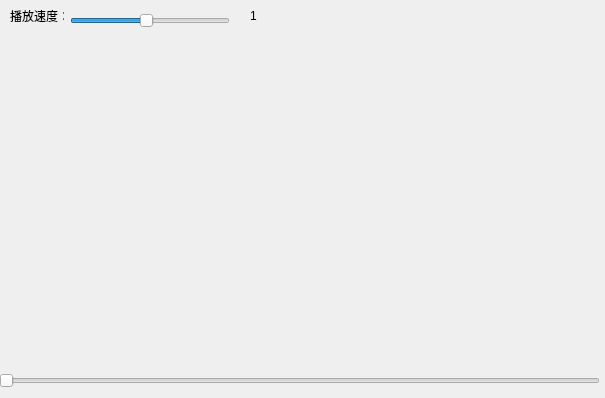
<?xml version="1.0" encoding="UTF-8"?>
<ui version="4.0">
 <class>XPlayVideoClass</class>
 <widget class="QWidget" name="XPlayVideoClass">
  <property name="geometry">
   <rect>
    <x>0</x>
    <y>0</y>
    <width>605</width>
    <height>398</height>
   </rect>
  </property>
  <property name="windowTitle">
   <string>XPlayVideo</string>
  </property>
  <widget class="QWidget" name="video" native="true">
   <property name="geometry">
    <rect>
     <x>0</x>
     <y>0</y>
     <width>600</width>
     <height>400</height>
    </rect>
   </property>
  </widget>
  <widget class="QSlider" name="speed">
   <property name="geometry">
    <rect>
     <x>70</x>
     <y>10</y>
     <width>160</width>
     <height>22</height>
    </rect>
   </property>
   <property name="minimum">
    <number>1</number>
   </property>
   <property name="maximum">
    <number>20</number>
   </property>
   <property name="singleStep">
    <number>1</number>
   </property>
   <property name="pageStep">
    <number>2</number>
   </property>
   <property name="sliderPosition">
    <number>10</number>
   </property>
   <property name="orientation">
    <enum>Qt::Horizontal</enum>
   </property>
  </widget>
  <widget class="QLabel" name="label">
   <property name="geometry">
    <rect>
     <x>10</x>
     <y>10</y>
     <width>54</width>
     <height>12</height>
    </rect>
   </property>
   <property name="text">
    <string>播放速度：</string>
   </property>
  </widget>
  <widget class="QLabel" name="speedtxt">
   <property name="geometry">
    <rect>
     <x>250</x>
     <y>10</y>
     <width>54</width>
     <height>12</height>
    </rect>
   </property>
   <property name="text">
    <string>1</string>
   </property>
  </widget>
  <widget class="QSlider" name="pos">
   <property name="geometry">
    <rect>
     <x>-1</x>
     <y>370</y>
     <width>601</width>
     <height>22</height>
    </rect>
   </property>
   <property name="minimum">
    <number>1</number>
   </property>
   <property name="maximum">
    <number>999</number>
   </property>
   <property name="pageStep">
    <number>100</number>
   </property>
   <property name="orientation">
    <enum>Qt::Horizontal</enum>
   </property>
  </widget>
 </widget>
 <layoutdefault spacing="6" margin="11"/>
 <resources/>
 <connections>
  <connection>
   <sender>speed</sender>
   <signal>sliderReleased()</signal>
   <receiver>XPlayVideoClass</receiver>
   <slot>SetSpeed()</slot>
   <hints>
    <hint type="sourcelabel">
     <x>155</x>
     <y>21</y>
    </hint>
    <hint type="destinationlabel">
     <x>166</x>
     <y>-64</y>
    </hint>
   </hints>
  </connection>
 </connections>
 <slots>
  <slot>SetSpeed()</slot>
 </slots>
</ui>
